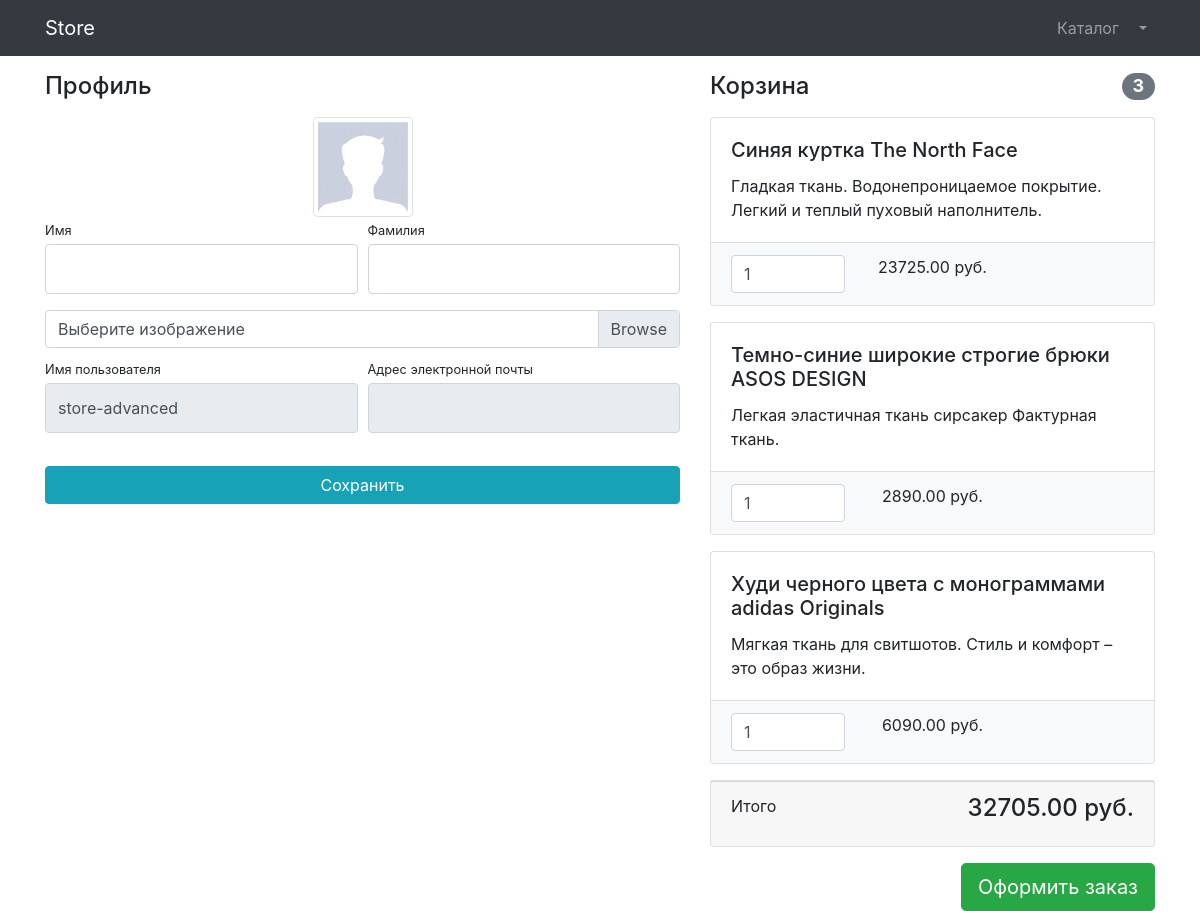
The app's page /users/profile/1/ (signed in) with its own data.
### users/models.py (models this page shows)
class User(AbstractUser):
    image = models.ImageField(upload_to='users_images', null=True, blank=True)
    is_verified_email = models.BooleanField(default=False)

### products/models.py (models this page shows, shortened)
class Basket(models.Model):
    user = models.ForeignKey(to=User, on_delete=models.CASCADE)
    product = models.ForeignKey(to=Product, on_delete=models.CASCADE)
    quantity = models.PositiveSmallIntegerField(default=0)
    created_timestamp = models.DateTimeField(auto_now_add=True)
    objects = BasketQuerySet.as_manager()
    def sum(self):
        return self.product.price * self.quantity

class Product(models.Model):
    name = models.CharField(max_length=256)
    description = models.TextField()
    price = models.DecimalField(max_digits=8, decimal_places=2)
    quantity = models.PositiveIntegerField(default=0)
    image = models.ImageField(upload_to='product_images')
    category = models.ForeignKey(to=ProductCategory, on_delete=models.CASCADE)
    class Meta:
        verbose_name = 'product'
        verbose_name_plural = 'Products'

### users/views.py (the view, shortened to what this page needs)
# urls.py: path('profile/<int:pk>/', login_required(UserProfileView.as_view()), name='profile'),
class UserProfileView(TitleMixin, UpdateView):
    model = User
    form_class = UserProfileForm
    template_name = 'users/profile.html'
    title = 'Store - Профиль'

### users/forms.py
class UserProfileForm(UserChangeForm):
    first_name = forms.CharField(widget=forms.TextInput(attrs={'class': 'form-control py-4'}))
    last_name = forms.CharField(widget=forms.TextInput(attrs={'class': 'form-control py-4'}))
    image = forms.ImageField(widget=forms.FileInput(attrs={'class': 'custom-file-input'}), required=False)
    username = forms.CharField(widget=forms.TextInput(attrs={'class': 'form-control py-4', 'readonly': True}))
    email = forms.CharField(widget=forms.TextInput(attrs={'class': 'form-control py-4', 'readonly': True}))
    class Meta:
        model = User
        fields = ('first_name', 'last_name', 'image', 'username', 'email')

### common/views.py (called while the page is built)
    def get_context_data(self, **kwargs):
        context = super(TitleMixin, self).get_context_data(**kwargs)
        context['title'] = self.title
        return context

### products/context_processors.py (called while the page is built)
def baskets(request):
    user = request.user
    return {'baskets': Basket.objects.filter(user=user) if user.is_authenticated else []}

### products/models.py (called while the page is built)
    def total_sum(self):
        return sum(basket.sum() for basket in self)

    def total_quantity(self):
        return sum(basket.quantity for basket in self)

### users/templates/users/profile.html (shortened to what this page needs)
{% extends 'products/base.html' %}
{% load static %}
{% block css %}
    <link href="{% static 'vendor/css/profile.css' %}" rel="stylesheet">
{% endblock %}
{% block content %}
    <div class="container">
    <div class="row">
        <div class="col-lg-7">
            <h4 class="mt-3 mb-3">Профиль</h4>
            <div class="col-lg-12 text-center">
                <img width="100" height="100"
                     src="{% if user.image %} {{ user.image.url }} {% else %} {% static 'vendor/img/users/default_avatar.jpg' %} {% endif %} "
                     class="img-thumbnail">
            </div>
            <form action="{% url 'users:profile' user.id %}" method="post" enctype="multipart/form-data">
                <div class="form-row">
                    <div class="col-lg-6">
                        <div class="form-group">
                            <label class="small mb-1" for="{{ form.first_name.id_for_label }}">Имя</label>
                            {{ form.first_name }}
                        </div>
                    </div>
                    <div class="col-lg-6">
                        <div class="form-group">
                            <label class="small mb-1" for="{{ form.last_name.id_for_label }}">Фамилия</label>
                            {{ form.last_name }}
                        </div>
                    </div>
                </div>
                <div class="form-row mb-2">
                    <div class="col-lg-12">
                        <div class="custom-file">
                            <label class="custom-file-label" for="{{ form.image.id_for_label }}">Выберите изображение</label>
                        </div>
                    </div>
                </div>
                <div class="form-row">
                    <div class="col-lg-6">
                        <label class="small mb-1" for="{{ form.username.id_for_label }}">Имя пользователя</label>
                        {{ form.username }}
                    </div>
                    <div class="col-lg-6">
                        <label class="small mb-1" for="{{ form.email.id_for_label }}">Адрес электронной
                            почты</label>
                        {{ form.email }}
                    </div>
                </div>
                <div class="form-row">
                    <div class="col-lg-12" style="margin-top: 33px;">
                        <input class="btn btn-info btn-block" type="submit" value="Сохранить">
                    </div>
                </div>
            </form>
        </div>
        <div class="col-lg-5">
            {% include 'products/basket.html' %}
        </div>
    </div>
</div>
{% endblock %}

### products/templates/products/basket.html (shortened to what this page needs)
{% if baskets %}
    <h4 class="mt-3 mb-3 d-flex justify-content-between align-items-center mb-3">
                Корзина <span class="badge badge-secondary badge-pill">{{ baskets.total_quantity }}</span>
            </h4>
    {% for basket in baskets %}
        <div class="card mb-3">
    <div class="card-body">
        <h5 class="card-title">{{ basket.product.name }}</h5>
        <p class="card-text">{{ basket.product.description }}</p>
    </div>
    <ul class="list-group list-group-flush">
        <li class="list-group-item bg-light">
            <div class="row text-center">
                <div class="col-lg-4">
                    <input name="basketID" type="number" class="form-control"
                           value="{{ basket.quantity }}" min="0">
                </div>
                <div class="col-lg-4">{{ basket.sum }} руб.</div>
                <div class="col-lg-4">
                </div>
            </div>
        </li>
    </ul>
</div>
    {% endfor %}
    <div class="card mb-3">
    <div class="card-footer">
        <p class="float-left">Итого</p>
        <h4 class="float-right">{{ baskets.total_sum }} руб.</h4>
    </div>
</div>
    <a class="btn btn-success btn-lg float-right" href="../orders/order-create.html">
    Оформить заказ
</a>
{% endif %}

### records on screen
User: username "store-advanced"
Basket: total_quantity "3", product.name "Синяя куртка The North Face", product.description "Гладкая ткань. Водонепроницаемое покрытие. Легкий и теплый пуховый наполнитель.", basketID "1", sum "23725.00", total_sum "32705.00"
Basket: product.name "Темно-синие широкие строгие брюки ASOS DESIGN", product.description "Легкая эластичная ткань сирсакер Фактурная ткань.", basketID "1", sum "2890.00"
Basket: product.name "Худи черного цвета с монограммами adidas Originals", product.description "Мягкая ткань для свитшотов. Стиль и комфорт – это образ жизни.", basketID "1", sum "6090.00"
